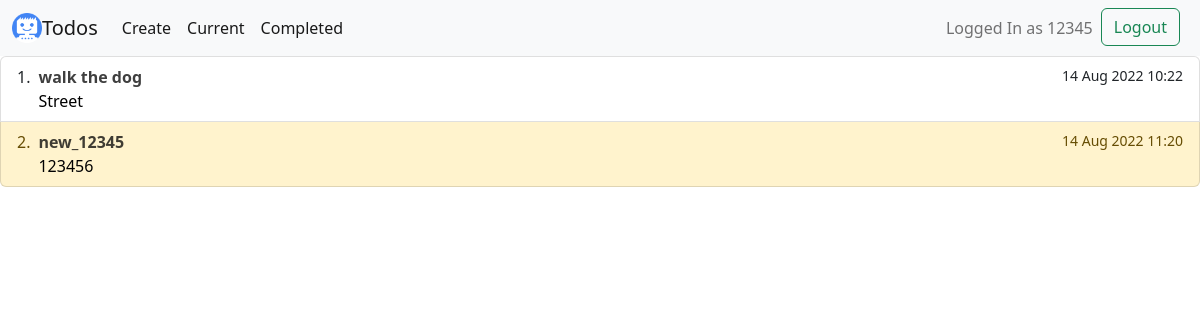
Before: /current/ (signed in) with the older database file.
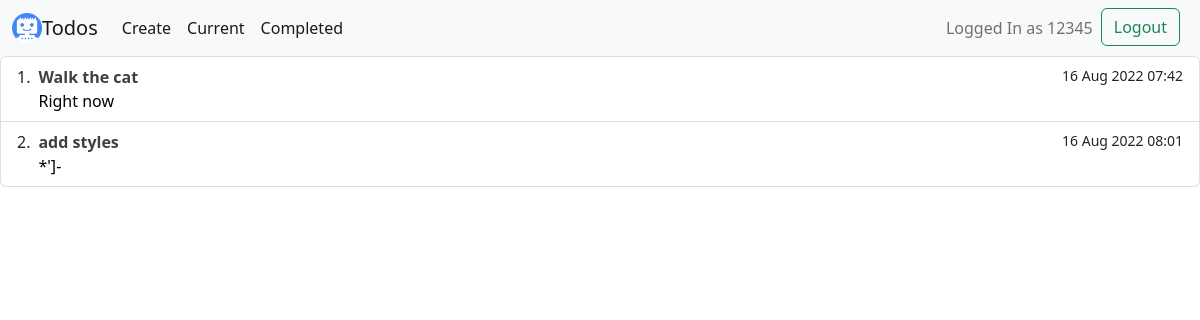
After: the same page with the newer database file.
### todo/models.py (models this page shows, shortened)
class Todo(models.Model):
	title = models.CharField(max_length=100)
	memo = models.TextField(blank=True)
	important = models.BooleanField(default=False)
	created = models.DateTimeField(auto_now_add=True)
	datecompleted = models.DateTimeField(null=True, blank=True)
	user = models.ForeignKey(User, on_delete=models.CASCADE)

### todo/views.py (the view)
# urls.py: path('current/', views.currenttodos, name='currenttodos'),
@login_required
def currenttodos(request):
	todos = Todo.objects.filter(user=request.user, datecompleted__isnull=True)
	return render(request, 'todo/currenttodos.html', {'todos': todos})

### todo/templates/todo/currenttodos.html (shortened to what this page needs)
{% extends 'todo/base.html' %}
{% block content %}
    {% if todos %}
    <div class="list-group">
    <ol class="list-group list-group-numbered">
  {% for item in todos %}
      <li class="list-group-item d-flex justify-content-between align-items-start {% if item.important %}list-group-item-warning {% endif %}">
      <div class="ms-2 me-auto">
      <a href="{% url 'viewtodo'  item.id %}" style="color: black;text-decoration: none">
      <div class="fw-bold opacity-75">{{ item.title|truncatechars:100 }}</div>
    {% if item.memo %}  {{ item.memo|truncatechars:110 }}{% endif %}
      </a>
      </div>
    <small>{{ item.created|date:'j M Y H:i' }}</small>
  </li>
  {% endfor %}
</ol>
    </div>
    {% else %}
    <div style="text-align: center">
        <h1>There are no current Todos</h1>
        </div>
    {% endif %}
{% endblock %}

Changed rows visible on the page:
no longer on this page (row edited): Todo: title "walk the dog", memo "Street", created "14 Aug 2022 10:22"
removed Todo: title "new_12345", memo "123456", created "14 Aug 2022 11:20", important True (drawn)
added Todo: title "Walk the cat", memo "Right now", created "16 Aug 2022 07:42"
added Todo: title "add styles", memo "*']-", created "16 Aug 2022 08:01"
